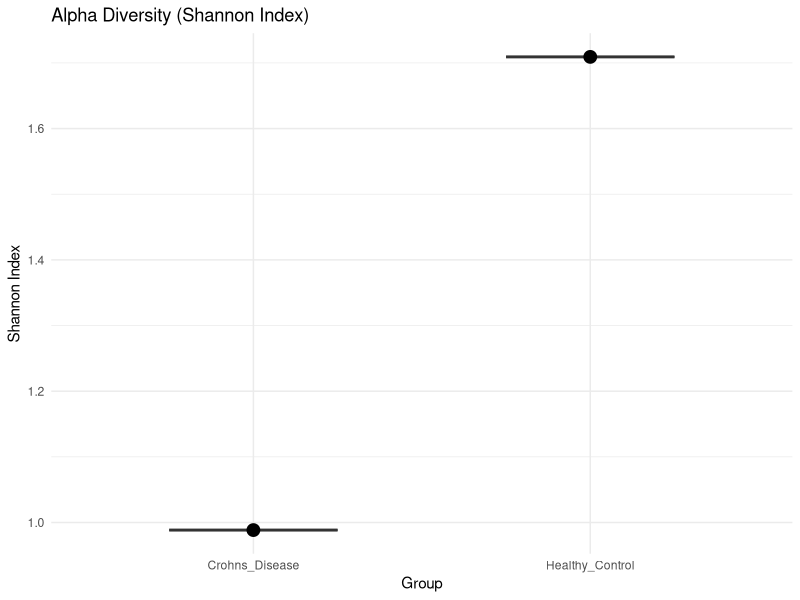
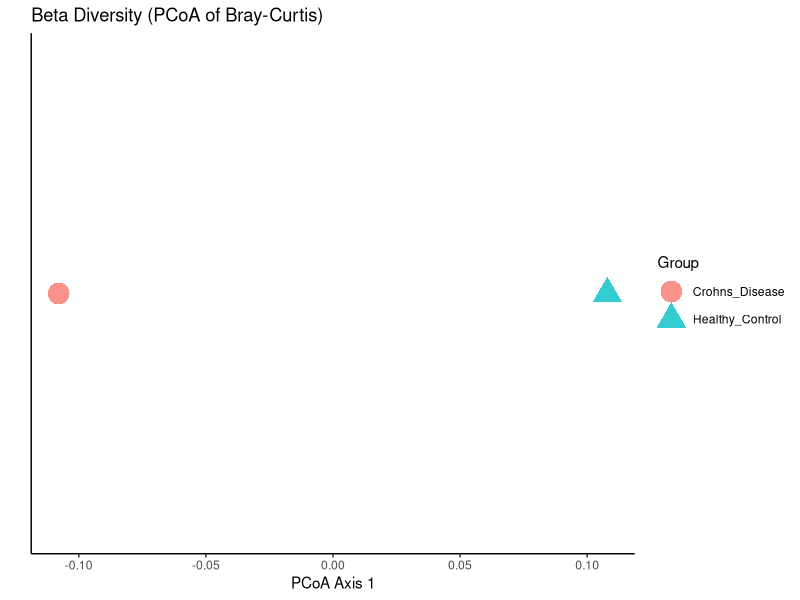

R code for these plots, in order:
# File: 05_diversity_analysis.R

# --- Load libraries ---
library(vegan)
library(ggplot2)

# --- Load data ---
abundance_matrix <- read.csv("abundance_matrix.csv", row.names = 1)
metadata <- read.csv("metadata.csv")

# --- Alpha Diversity ---
# Transpose matrix so samples are rows
abundance_matrix_t <- t(abundance_matrix)

alpha_diversity <- data.frame(
  shannon = diversity(abundance_matrix_t, index = "shannon"),
  richness = specnumber(abundance_matrix_t),
  SampleID = rownames(abundance_matrix_t)
)
alpha_diversity <- merge(alpha_diversity, metadata, by = "SampleID")

# Plot Shannon Diversity
shannon_plot <- ggplot(alpha_diversity, aes(x = Group, y = shannon, fill = Group)) +
  geom_boxplot(width = 0.5) +
  geom_point(size = 4) +
  labs(title = "Alpha Diversity (Shannon Index)", y = "Shannon Index") +
  theme_minimal() +
  theme(legend.position = "none")

print(shannon_plot)

# --- Beta Diversity ---
# Calculate Bray-Curtis dissimilarity
bray_dist <- vegdist(abundance_matrix_t, method = "bray")

# Perform Principal Coordinate Analysis (PCoA)
pcoa <- cmdscale(bray_dist, k = 1, eig = TRUE)
pcoa_df <- as.data.frame(pcoa$points)
colnames(pcoa_df) <- "PCoA1"
pcoa_df$SampleID <- rownames(pcoa_df)
pcoa_df <- merge(pcoa_df, metadata, by = "SampleID")

# Plot PCoA
pcoa_plot <- ggplot(pcoa_df, aes(x = PCoA1, y = 0, color = Group, shape = Group)) +
  geom_point(size = 7, alpha = 0.8) +
  labs(title = "Beta Diversity (PCoA of Bray-Curtis)", x = "PCoA Axis 1", y = "") +
  theme_classic() +
  theme(axis.text.y = element_blank(), axis.ticks.y = element_blank())

print(pcoa_plot)

# Statistical test (PERMANOVA)
permanova_result <- adonis2(bray_dist ~ Group, data = metadata)
print("PERMANOVA Results:")
print(permanova_result)
